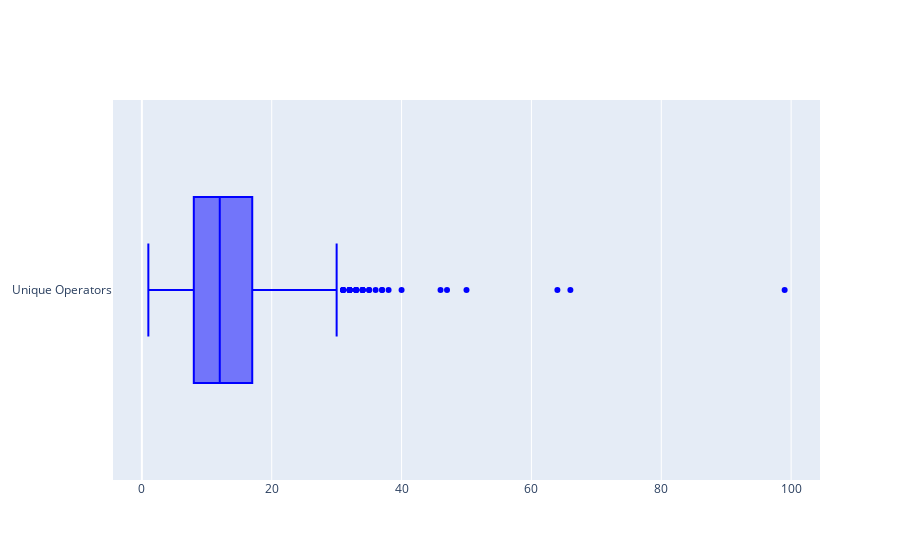

Notebook code for this chart:
### Code cell
trace1 = go.Box(
    x = data.uniq_Op,
    name = 'Unique Operators',
    marker = dict(color = 'blue')
    )
box_data = [trace1]
iplot(box_data)

### Figure 1 — Plotly figure (JSON) as saved in the notebook; plotly's stock layout.template omitted (floating-point values rounded to 4 significant figures; data arrays with more than 128 entries replaced by an {"elided": "..."} marker saying what was removed)
{"data": [{"marker": {"color": "blue"}, "name": "Unique Operators", "type": "box", "x": {"elided": "1109 float values"}}], "layout": {}}
